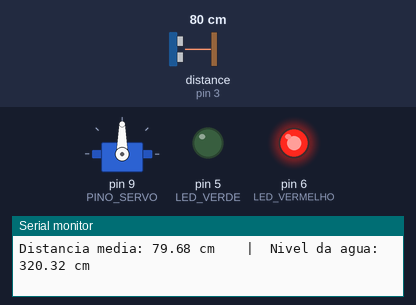
This sketch was run on a simulated Arduino Uno, built with avr-gcc and run on an emulated ATmega328P. On the bench: servo, output pins drawn as LEDs (lit = HIGH), the last lines printed to the serial monitor. Wiring (inferred from the names in the program): ultrasonic range finder: trigger pin 2; echo pin 3. The test bench sets the inputs (shaded band); at power-on: distance to the obstacle (sensor on pin 3) 80 cm. The echo pulse lasts 58.3 µs per cm; pins used as bus, display or sensor lines are not drawn.

Above: at 1.8 s.
1.9 s: distance to the obstacle (sensor on pin 3) set to 105 cm
3.7 s: distance to the obstacle (sensor on pin 3) set to 114 cm
At 5.7 s:
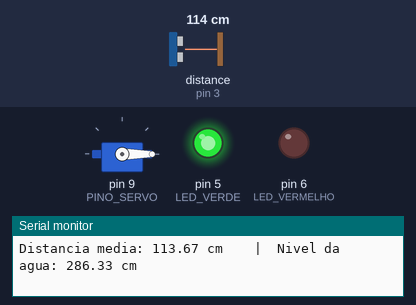
6.0 s: distance to the obstacle (sensor on pin 3) set to 104 cm
7.7 s: distance to the obstacle (sensor on pin 3) set to 96 cm
At 9.6 s:
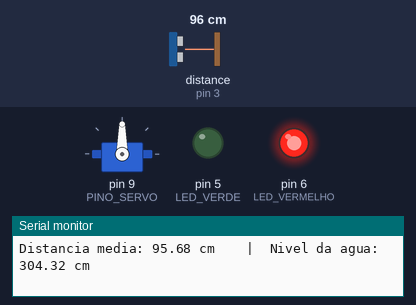
10.0 s: distance to the obstacle (sensor on pin 3) set to 120 cm
At 11.7 s:
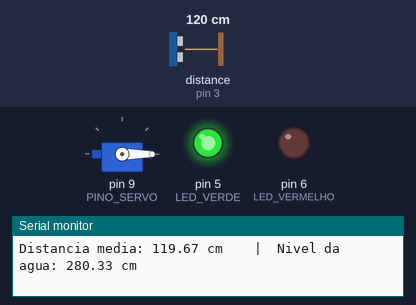
Timing chart, 0 to 13.0 s (numbered marks = the images above; inputs shaded):
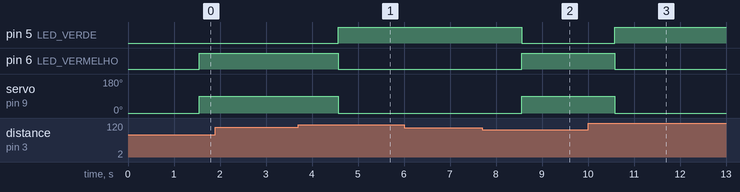

The sketch:

sketch.ino
```cpp
#include <Servo.h>

// ====== Definições de Pinos ======
#define PINO_TRIG 2
#define PINO_ECHO 3
#define LED_VERDE 5
#define LED_VERMELHO 6
#define PINO_SERVO 9

// ====== Configurações ======
unsigned int ALTURA_BUEIRO = 400; // cm - 4m
unsigned int LIMITE_ABRIR = 300; // cm - a comporta só fecha se o nível da água é 3m
unsigned int LIMITE_FECHAR = 290; // cm - a comporta só abre quando o nível da água é menor que 2.9m
unsigned int ANGULO_ABERTO = 90;  // grau do servo
unsigned int ANGULO_FECHADO = 0;   // grau do servo

unsigned long INTERVALO_LEITURA = 1000; // 1 segundo
unsigned int NUM_LEITURAS = 10; //Contador leituras
unsigned int TIMEOUT_US = 15000; // 20 ms
unsigned int DELAY_ENTRE_LEITURAS_MS = 50;

Servo comporta;
bool comportaAberta = false;
bool estadoInicializado = false;
unsigned long ultimoTempo = 0;

void setup() {
  //inicia comunicação serial
  Serial.begin(9600);
  // define os modos dos pinos do sensor, LEDs e servo.
  pinMode(PINO_TRIG, OUTPUT);
  pinMode(PINO_ECHO, INPUT);

  pinMode(LED_VERDE, OUTPUT);
  pinMode(LED_VERMELHO, OUTPUT);

  // anexa o servo ao pino PINO_SERVO.
  comporta.attach(PINO_SERVO);
  // o sistema inicia com a comporta fechada
  comporta.write(ANGULO_FECHADO);
  // digitalWrite(LED_VERDE, HIGH);
  // digitalWrite(LED_VERMELHO, LOW);
}

void loop() {
  unsigned long agora = millis();

  // a cada 1s o loop se repete
  if (agora - ultimoTempo >= INTERVALO_LEITURA) {
    ultimoTempo = agora;

    float distanciaMedia = lerDistanciaMedia();
    float nivelAgua = max(0.0f, ALTURA_BUEIRO - distanciaMedia);

    Serial.print("Distancia media: ");
    Serial.print(distanciaMedia);
    Serial.print(" cm    |  Nivel da agua: ");
    Serial.print(nivelAgua);
    Serial.println(" cm");

    if (!estadoInicializado) {
      sincronizarEstadoInicial(nivelAgua);
    } else {
      controlarHisterese(nivelAgua);
    }
  }
}

float lerDistanciaMedia() {
  int leiturasValidas = 0;
  float soma = 0;
  int tentativas = 0;
  // enquanto houver menos de 10 leituras válidas E menos de 20 tentativas o while roda
  // se 10 leituras forem válidas o while já para
  while (leiturasValidas < NUM_LEITURAS && tentativas < NUM_LEITURAS * 2) {
    tentativas++;

    // Pulso TRIG
    // garante que o TRIG esteja em nível BAIXO antes de enviar o pulso
    digitalWrite(PINO_TRIG, LOW);
    // aguarda 2 microssegundos para estabilizar.
    delayMicroseconds(2);
    // envia um pulso de 10 microssegundos em nível ALTO no pino TRIG.
    digitalWrite(PINO_TRIG, HIGH);
    delayMicroseconds(10);
    // finaliza o pulso, voltando o TRIG ao nível BAIXO.
    digitalWrite(PINO_TRIG, LOW);

    // aguarda o pino ECHO ficar em nível ALTO.
    // quando fica ALTO, inicia a contagem de tempo.
    // quando o ECHO volta a ser BAIXO, a contagem para.
    // se o eco não voltar em 15ms, pulseIn retorna 0, indicando falha.
    unsigned int duracao = pulseIn(PINO_ECHO, HIGH, TIMEOUT_US);

    // se a duração for maior que zero (falha),
    // calcula a distância e incrementa na soma total
    if (duracao > 0) {
      // (duração da ida e volta do pulso * velocidade do som) / 2 (ida e volta)
      float dist = duracao * 0.0343f / 2.0f;
      soma += dist;
      leiturasValidas++;
    }
    // para tudo por 50ms antes da próxima
    delay(DELAY_ENTRE_LEITURAS_MS);
  }
  if (leiturasValidas == 0) return ALTURA_BUEIRO; // valor seguro (nível zero)
  return soma / leiturasValidas;
}

// só roda na primeira execução para iniciar o sistema
void sincronizarEstadoInicial(float nivel) {
  if (nivel >= LIMITE_ABRIR) {
    abrirComporta();
  } else {
    fecharComporta();
  }
  estadoInicializado = true;
}

// essa função controla o limite de abrir e fechar
// é necessário implementar a histerese para evitar
// abertura e fechamento constante da comporta
void controlarHisterese(float nivel) {
  if (!comportaAberta && nivel >= LIMITE_ABRIR) {
    abrirComporta();
  } else if (comportaAberta && nivel <= LIMITE_FECHAR) {
    fecharComporta();
  }
}

// funções para comporta
void abrirComporta() {
  comporta.write(ANGULO_ABERTO);
  digitalWrite(LED_VERDE, LOW);
  digitalWrite(LED_VERMELHO, HIGH);
  comportaAberta = true;
}

void fecharComporta() {
  comporta.write(ANGULO_FECHADO);
  digitalWrite(LED_VERDE, HIGH);
  digitalWrite(LED_VERMELHO, LOW);
  comportaAberta = false;
}
```

Measured:
- the behaviour switches between 110 and 111 cm on distance to the obstacle (sensor on pin 3) (found by bisection; images 0 and 1)
- the behaviour switches between 101 and 100 cm on distance to the obstacle (sensor on pin 3) (found by bisection; images 1 and 2)
- after the input at 3.7 s, pin 5 (LED_VERDE): LOW → HIGH after 0.87 s; pin 6 (LED_VERMELHO): HIGH → LOW after 0.87 s; servo on pin 9 (PINO_SERVO): 90° → 0° after 0.87 s
- after the input at 7.7 s, pin 5 (LED_VERDE): HIGH → LOW after 0.86 s; pin 6 (LED_VERMELHO): LOW → HIGH after 0.86 s; servo on pin 9 (PINO_SERVO): 0° → 90° after 0.86 s
- after the input at 10.0 s, pin 5 (LED_VERDE): LOW → HIGH after 0.58 s; pin 6 (LED_VERMELHO): HIGH → LOW after 0.58 s; servo on pin 9 (PINO_SERVO): 90° → 0° after 0.58 s
